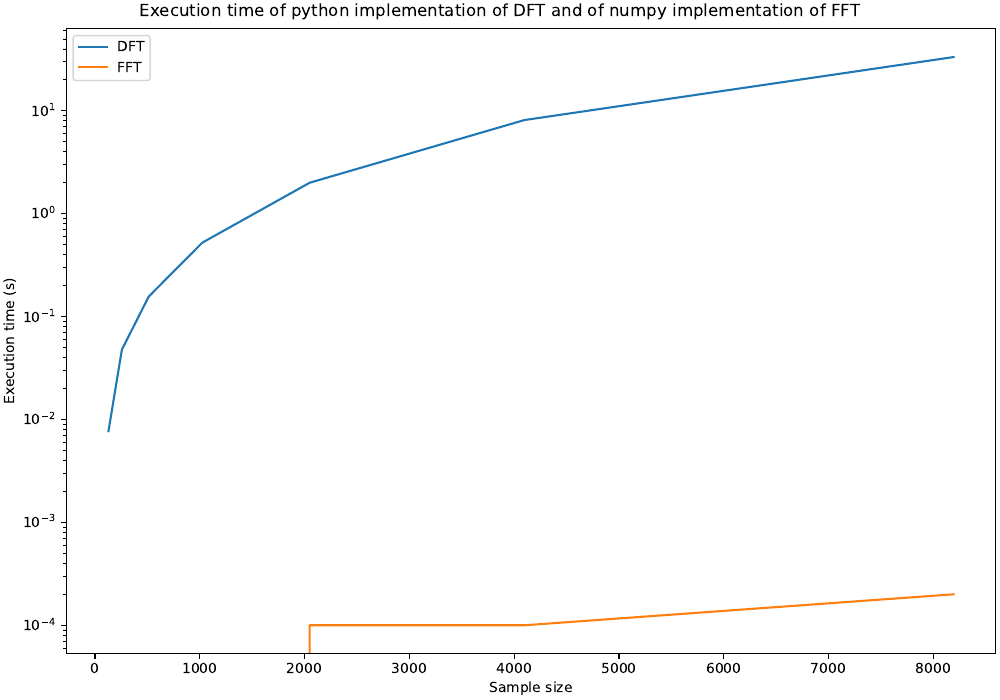

Python code for this plot:
import time
import math
import numpy as np
import matplotlib.pyplot as plt


def get_discrete_fourier_transform(samples):
    n = len(samples)
    matrix = np.ndarray((n, n), dtype=complex)

    for m in range(n):
        for k in range(n):
            matrix[m][k] = math.e ** (-2j * math.pi * m * k / n)

    return np.dot(matrix, samples.T)


def main():
    signal = lambda t: np.cos(2 * np.pi * 6 * t) + np.cos(2 * np.pi * 36 * t) + np.cos(2 * np.pi * 120 * t) + np.cos(2 * np.pi * 150 * t)
    sample_numbers = [128, 256, 512, 1024, 2048, 4096, 8192]

    # fs = 384Hz
    execution_time_dft = np.ndarray((len(sample_numbers)))
    execution_time_fft = np.ndarray((len(sample_numbers)))

    print("Computing... (this may take a while)")
    for i, sample_number in enumerate(sample_numbers):
        discrete_time_interval = np.linspace(0, sample_number // 384, sample_number)
        amplitudes = signal(discrete_time_interval)

        start_time = time.time()
        get_discrete_fourier_transform(amplitudes)
        end_time = time.time()

        execution_time_dft[i] = round(end_time - start_time, 4)
        print(f"Finished DFT for N={sample_number} in {execution_time_dft[i]}s")

        start_time = time.time()
        np.fft.fft(amplitudes)
        end_time = time.time()

        execution_time_fft[i] = round(end_time - start_time, 4)
        print(f"Finished FFT for N={sample_number} in {execution_time_fft[i]}s")

    figure, axis = plt.subplots(1, layout="constrained")
    figure.set_size_inches(10, 7)
    figure.suptitle("Execution time of python implementation of DFT and of numpy implementation of FFT")

    axis.plot(sample_numbers, execution_time_dft, label="DFT")
    axis.plot(sample_numbers, execution_time_fft, label="FFT")
    axis.set_xlabel("Sample size")
    axis.set_ylabel("Execution time (s)")
    axis.legend()

    plt.yscale("log")
    plt.savefig("exercise-1.png")
    plt.savefig("exercise-1.pdf")
    plt.show()


if __name__ == '__main__':
    main()
